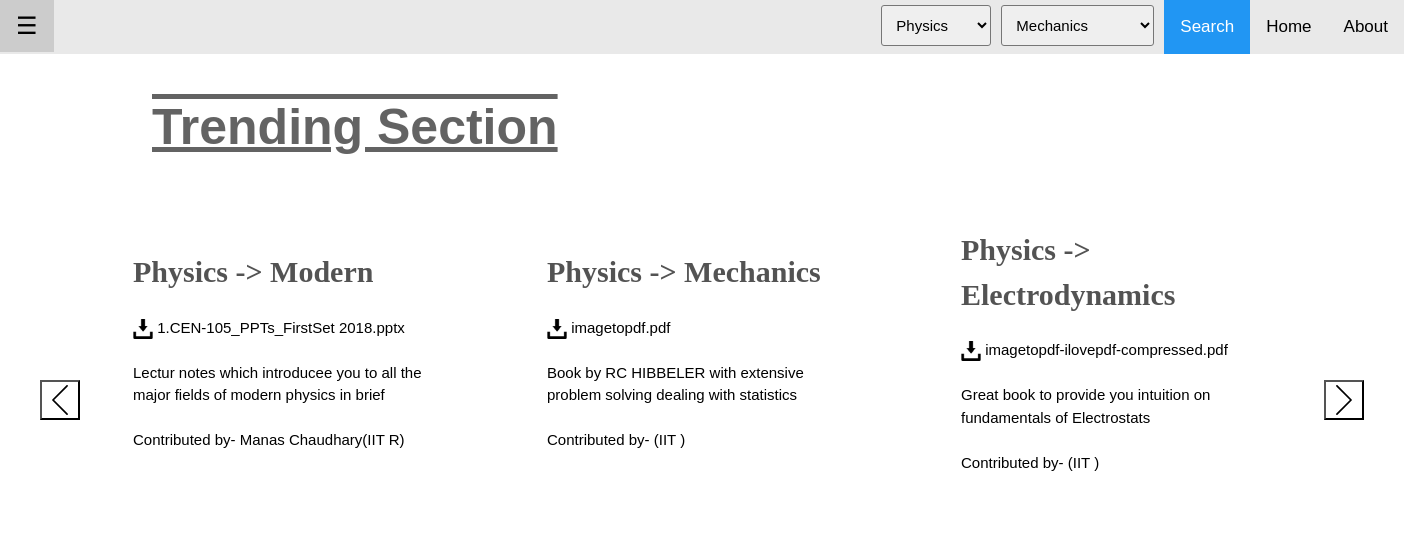
The app's page /new.php (signed in) with its own data.
### tables this page shows
CREATE TABLE `filet` (
  `userID` int(9) NOT NULL,
  `subject` varchar(15) NOT NULL,
  `subtopic` varchar(25) NOT NULL,
  `description` varchar(300) NOT NULL,
  `filename` varchar(260) NOT NULL,
  `vote` int(11) DEFAULT NULL,
  `kab` date DEFAULT NULL
);

CREATE TABLE `websiteusers` (
  `userID` int(9) NOT NULL,
  `fullname` varchar(50) NOT NULL,
  `userName` varchar(40) NOT NULL,
  `email` varchar(40) NOT NULL,
  `pass` varchar(40) NOT NULL,
  `iit` varchar(3) NOT NULL
);

### new.php (the view, shortened to what this page needs)
<!DOCTYPE HTML>
<HTML>
<HEAD>
<link rel="stylesheet" href="style2.css">
</HEAD>
<body>
  <?php
    $query = mysql_query("SELECT * FROM websiteusers WHERE userID = '".$_SESSION['theuser']."'"  );
    $row = mysql_fetch_array($query);
  ?>
<div id="main">
<div class="topnav">
<button id="openNav" class="w3-button w3-teal w3-xlarge" onclick="w3_open()">&#9776;</button>
  <a href="#about">About</a>
  <a href="new.php">Home</a>
  <a class="active" style="cursor: pointer;" onclick="k()">Search</a>
	<select name="subtopic" class = "form-control" id="k3">
	<option value="01">Mechanics</option>
					</select>
	<select name="subject" class = "form-control">
	<option value="01">Physics</option>
					</select>
</div>
</div>
<div class="head">Trending Section</div>
<?php
  echo "<form method='post' accept-charset='utf-8' method='POST' action='left.php' class='form' role='form'><button style='height:40px;width:40px;position:fixed;top:50%;left:40px;margin-top:-20px;padding:0; background-color:white;' type='submit' name='submit' class='form-control1 c'><img style='height:30px;width:30px'  src='left.svg'></button></form>";
  echo "<form method='post' accept-charset='utf-8' method='POST' action='right.php' class='form' role='form'><button style='height:40px;width:40px;position:fixed;top:50%;right:40px;margin-top:-20px;padding:0; background-color:white;' type='submit' name='submit' class='form-control1 c'><img style='height:30px;width:30px'  src='right.svg'></button></form>";
    $query = mysql_query("SELECT * FROM filet ORDER BY vote ASC;"  );
    $row1 = mysql_fetch_array($query);
    $query1 = mysql_query("SELECT * FROM websiteusers WHERE userID='".$row[0]."';"  );
    $row1_ = mysql_fetch_array($query1);
    $row2 = mysql_fetch_array($query);
    $row2_ = mysql_fetch_array($query1);
    $row3 = mysql_fetch_array($query);
    $row3_ = mysql_fetch_array($query1);
if($row1 AND $row2 AND $row3){
  echo"
    <table>
  <tr style='text-align:center'>
<div class='containi'><td>
<div class='content'>
  <div class='card l'>
    <div class='topic'>".$row1[1]."   ->   ".$row1[2]."</div><br>
    <div class='link'><a href='".$row1[4]."' download><img src='pdf.png'></a>   ".$row1[4]."</div><br>
    <div class='desc'>".$row1[3]."</div><br>
    <div class='by'>Contributed by- ".$row1_[1]."(IIT ".$row1_[5].")</div>
    <br><span class='vote'></span>
    </div></div></td>
<td>
<div class='content '>
  <div class='card c'>
    <div class='topic'>".$row2[1]."   ->   ".$row2[2]."</div><br>
    <div class='link'><a href='".$row2[4]."' download><img src='pdf.png'></a>   ".$row2[4]."</div><br>
    <div class='desc'>".$row2[3]."</div><br>
    <div class='by'>Contributed by- ".$row2_[1]."(IIT ".$row2_[5].")</div>
    <br><span class='vote'></span>
  </div></td>
<td>
<div class='content '>
  <div class='card r'>
    <div class='topic'>".$row3[1]."   ->   ".$row3[2]."</div><br>
    <div class='link'><a href='".$row3[4]."' download><img src='pdf.png'></a>   ".$row3[4]."</div><br>
    <div class='desc'>".$row3[3]."</div><br>
    <div class='by'>Contributed by- ".$row3_[1]."(IIT ".$row3_[5].")</div>
    <br><span class='vote'></span>
  </div>
</div>
</td>
</tr>
</table>
  ";
}
?>
</body>
</HTML>

### style2.css (style rules this page uses)
html { box-sizing:border-box }
*,*:before,*:after { box-sizing:inherit }
body { font-family: "Lato", sans-serif; }
html { -ms-text-size-adjust:100%;-webkit-text-size-adjust:100% }
body { margin:0 }
a { background-color:transparent;-webkit-text-decoration-skip:objects }
img { border-style:none }
button,input,select,textarea { font:inherit;margin:0 }
button,input { overflow:visible }
button,select { text-transform:none }
button,html [type=button],[type=reset],[type=submit] { -webkit-appearance:button }
html,body { font-family:Verdana,sans-serif;font-size:15px;line-height:1.5 }
html { overflow-x:hidden }
img { vertical-align:middle }
a { color:inherit }
.w3-btn,.w3-button { border:none;display:inline-block;padding:8px 16px;vertical-align:middle;overflow:hidden;text-decoration:none;color:inherit;background-color:inherit;text-align:center;cursor:pointer;white-space:nowrap }
.w3-btn,.w3-button { -webkit-touch-callout:none;-webkit-user-select:none;-khtml-user-select:none;-moz-user-select:none;-ms-user-select:none;user-select:none }
.w3-main,#main { transition:margin-left .4s }
.w3-xlarge { font-size:24px!important }
.w3-teal,.w3-hover-teal:hover { color:#fff!important;background-color:#009688!important }
.form-control { padding:10px; font-family: Helvetica; border-radius: 3px; float:right; margin-top: 5px; margin-right: 10px; }
button { padding:8px; }
.head { position:absolute; top:90px; left:50%; margin-left:-550px; font-family: Arial; font-weight: bolder; text-decoration: underline overline; font-size :50px; color: rgba(60,60,60,0.8) }
.content { margin-top:120px; margin-right:30px; margin-left:30px; text-align:center; display: inline-block; }
.card { display:inline-block; float:; text-align:left; padding:0px; margin:50px; width:300px; }
.card .topic { font-family: Calibri; font-weight: bold; font-size: 30px; color: rgba(40,40,40,0.8); }
.card img { height:20px; width:20px; }
.l { margin-left:100px; margin-right: 0; }
.r { margin-right:100px; margin-left: 0; }

### new.php (style rules this page uses)
.vote { display: inline-block; overflow: hidden; width: 40px; height: 25px; cursor: pointer; background: url('http://i.stack.imgur.com/iqN2k.png'); background-position: 0 -25px; }
* { box-sizing: border-box; }
body { margin: 0; font-family: Arial, Helvetica, sans-serif; }
.topnav { overflow: hidden; background-color: #e9e9e9; }
.topnav a { float:right; display: block; color: black; text-align: center; padding: 14px 16px; text-decoration: none; font-size: 17px; }
.topnav a.active { background-color: #2196F3; color: white; }

### records on screen
filet: subject "Physics", subtopic "Modern", filename "1.CEN-105_PPTs_FirstSet 2018.pptx", description "Lectur notes which introducee you to all the major fields of modern physics in brief"
websiteusers: fullname "Manas Chaudhary", iit "R"
filet: subject "Physics", subtopic "Mechanics", filename "imagetopdf.pdf", description "Book by RC HIBBELER with extensive problem solving dealing with statistics"
filet: subject "Physics", subtopic "Electrodynamics", filename "imagetopdf-ilovepdf-compressed.pdf", description "Great book to provide you intuition on fundamentals of Electrostats"
